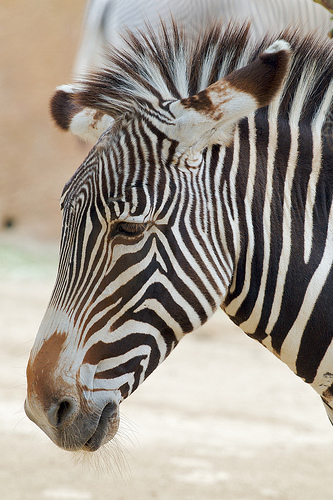
%> input picture 2.JPEG, 333 x 500 px, given in place of img1.ppm, which was not available
$ octave testSRnet_structure.m   (GNU Octave 9; MATLAB toolbox functions it lacks are replaced by stand-ins)
%> lines starting %> are read from the running program, lines starting %| are printed output that depends on the picture; pictures that were not available may be replaced by others from this repository, and a replacement may not be noted
clear;
im = imread('img1.ppm');
%> im is the input picture: size 500x333x3 uint8; mean R, G, B 158.7, 150.4, 140.5
im = imresize(im,0.25);
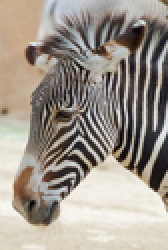
%> im: size 125x84x3 uint8 (shown 2 times larger); mean R, G, B 158.7, 150.4, 140.5
im = single(im);
%> im: size 125x84x3 single
[w,h,~] = size(im);
%> w = 125; h = 84
input = imresize(im,[w+2,h+2]);
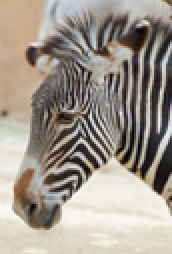
%> input: size 127x86x3 single (shown 2 times larger); mean R, G, B 158.7, 150.4, 140.5; drawn with min black and max white
label = im;
%> (the run ends here)

$ run again, on 1.jpg
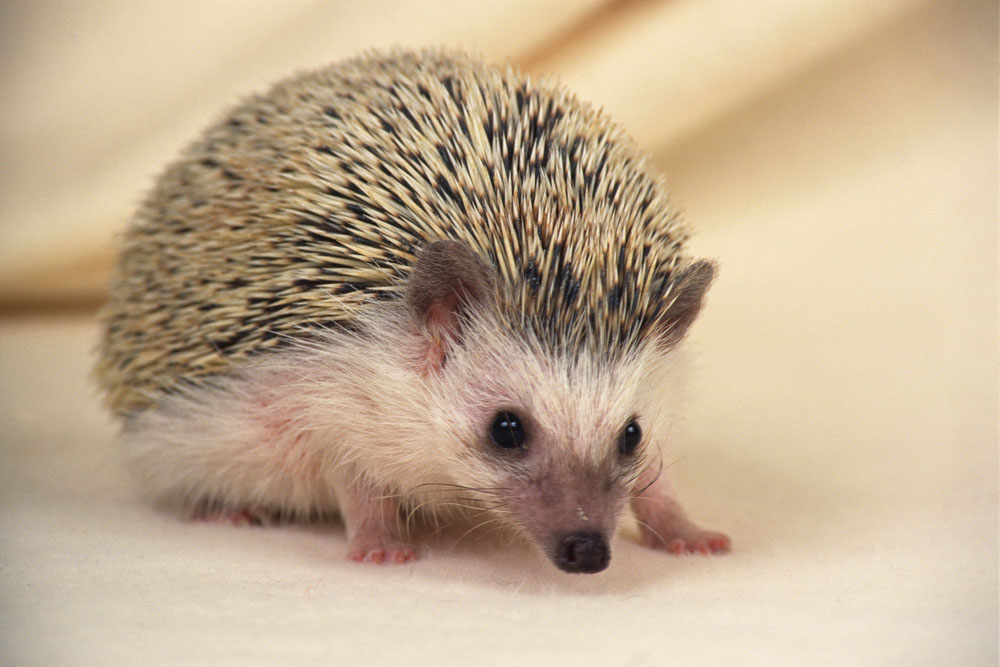
%> input picture 1.jpg, 1000 x 667 px, given in place of img1.ppm, which was not available
%> im is the input picture: size 667x1000x3 uint8; mean R, G, B 194.3, 173.5, 146.8
%> `im = imresize(im,0.25);`:
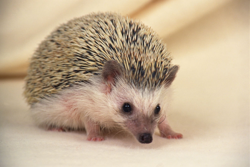
%> im: size 167x250x3 uint8; mean R, G, B 194.3, 173.5, 146.8
%> `input = imresize(im,[w+2,h+2]);`:
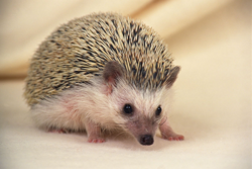
%> input: size 169x252x3 single; mean R, G, B 194.3, 173.5, 146.8
